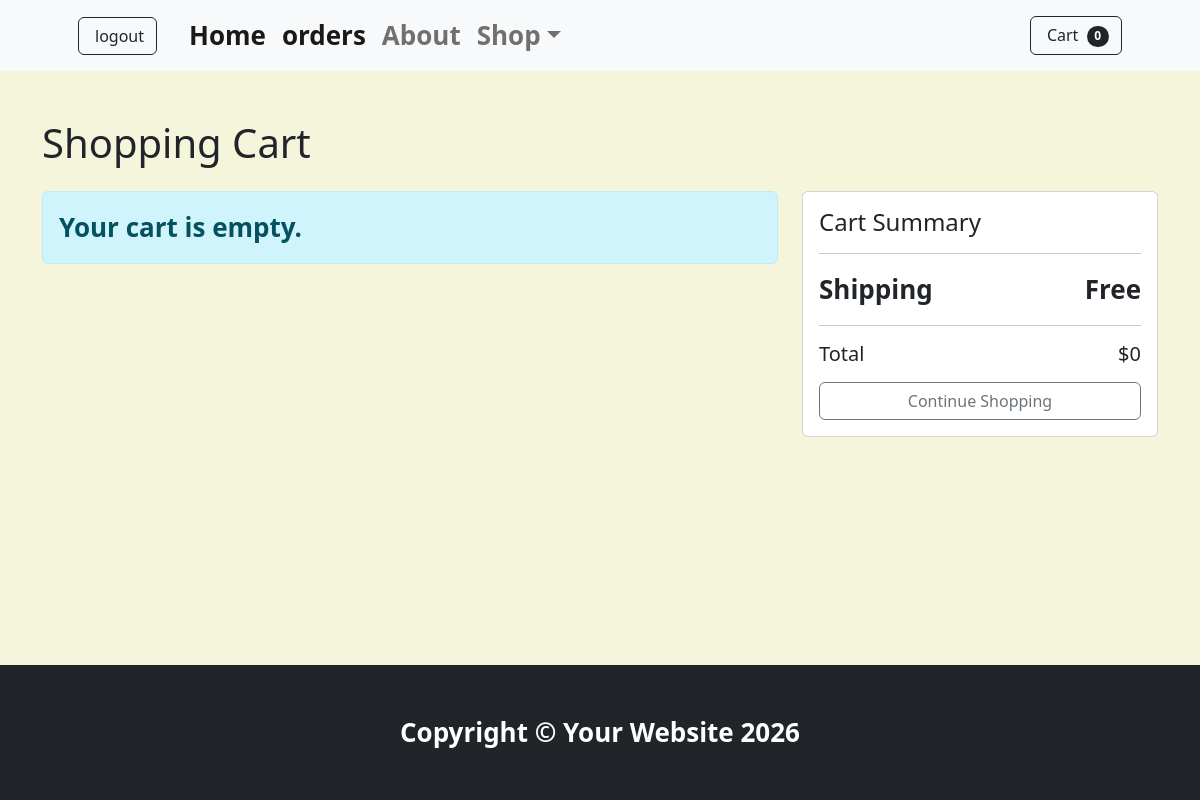
/testapp/cart/ (signed in), run on an earlier commit of the app's database.
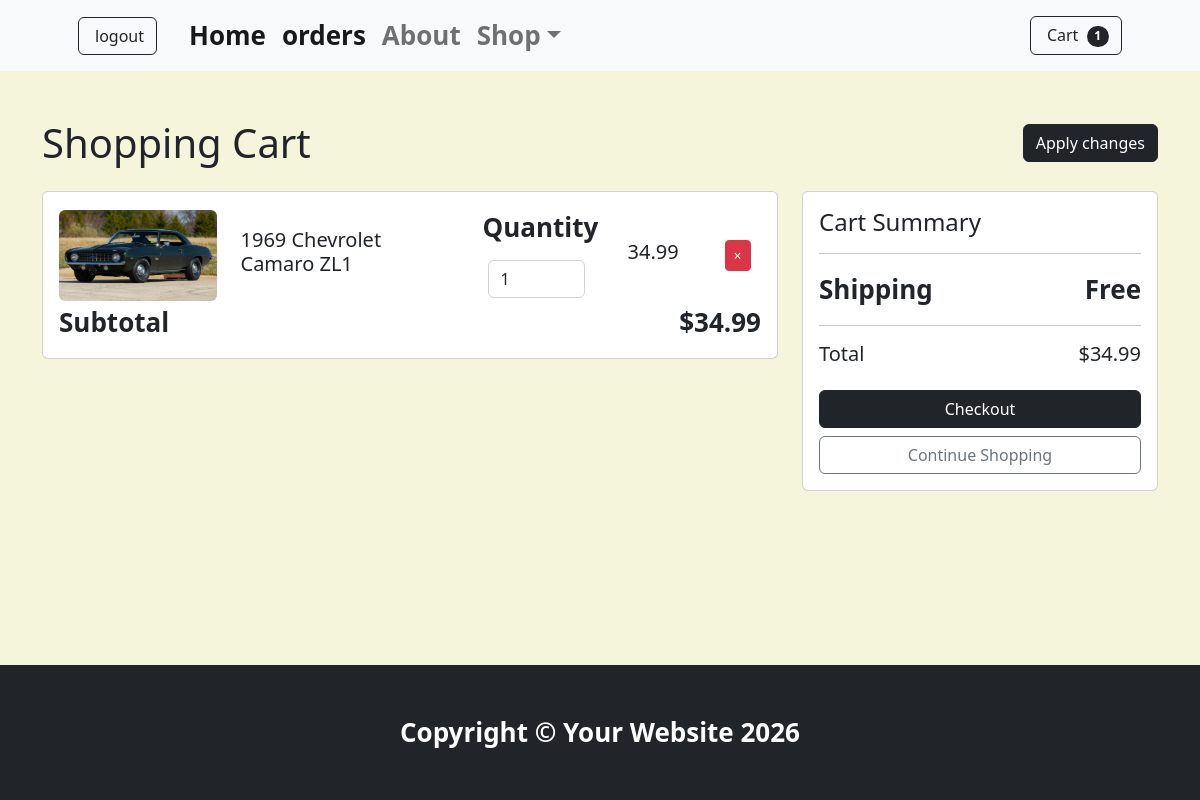
And on a later commit of the database.
### testapp/models.py (models this page shows, shortened)
class Cart(models.Model):
    user=models.OneToOneField(User,on_delete=models.CASCADE,related_name='cart')
    created_at = models.DateTimeField(auto_now_add=True)
    updated_at = models.DateTimeField(auto_now=True)
    @property
    def item_count(self):
        return sum(item.quantity for item in self.items.all())
    @property
    def total(self):
        return sum(item.total for item in self.items.all())

class Cartitem(models.Model):
    product=models.ForeignKey(Product,on_delete=models.CASCADE,related_name='cart_items')
    cart=models.ForeignKey(Cart,on_delete=models.CASCADE,related_name='items')
    quantity=models.PositiveIntegerField(default=1)
    @property
    def total(self):
        return self.product.price * self.quantity

class Product(models.Model):
    name=models.CharField(max_length=50)
    description=models.CharField(max_length=220)
    price=models.DecimalField(max_digits=10,decimal_places=2)
    available=models.BooleanField(default=True)
    image = models.ImageField(upload_to='images/',default='default.jpg')
    created_at = models.DateTimeField(auto_now_add=True)
    updated_at = models.DateTimeField(auto_now=True)

### testapp/views.py (the view)
# urls.py: path('cart/',views.cart,name='cart'),
@login_required(login_url='loginpage')
def cart(request):
    cart=Cart.objects.get(user=request.user)
    cartitems=cart.items.all()
    return render(request,'testapp/cart.html',{'cartitems':cartitems,'cart':cart})

### testapp/context_processors.py (called while the page is built)
def cart_context(request):
    itemcount = 0
    if request.user.is_authenticated:
        cart, _ = Cart.objects.get_or_create(user=request.user)
        itemcount = cart.item_count
    return {
        "itemcount": itemcount,
    }

### testapp/templates/testapp/cart.html (shortened to what this page needs)
{% extends "shopbase.html" %}
{% block content %}
<div class="container py-5">
    <form action="{% url "update_cart" %}"  method='POST'>
    <div class="row align-items-center mb-4">
        <div class="col-lg-8">
            <h1 class="mb-0">Shopping Cart</h1>
        </div>
        {% if itemcount != 0 %}
        <div class="col-lg-4 text-end">
            <button type="submit" class="btn btn-dark">
                Apply changes
            </button>
        </div>
        {% endif %}
    </div>
    <div class="row">
        <div class="col-lg-8">
            {% for item in cartitems %}
            <div class="card mb-3">
                <div class="card-body">
                    <div class="row align-items-center">
                        <div class="col-md-3">
                            <img src="{{ item.product.image.url }}"
                                 class="img-fluid rounded"
                                 alt="Product">
                        </div>
                        <div class="col-md-4">
                            <h5 class="card-title">
                                {{ item.product.name }}
                            </h5>
                        </div>
                        <div class="col-md-2">
                            <label class="form-label">
                                Quantity
                            </label>
                            <input type="number"
                                   class="form-control"
                                   value="{{ item.quantity }}"
                                   min="1"
                                   name="number{{item.id}}"
                                   >
                        </div>
                        <div class="col ms-4">
                            <h5>
                                {{ item.product.price }}
                            </h5>
                        </div>
                        <div class="col-md-1">
                            <button formaction="{% url "delete_cart_item" item.id %}" type="submit" class="btn btn-danger btn-sm">
                                ×
                            </button>
                        </div>
                    </div>
                    <div class="d-flex justify-content-between">
                        <span>
                            Subtotal
                        </span>
                        <span>
                            ${{ item.total }}
                        </span>
                    </div>
                </div>
            </div>
            {% empty %}
            <div class="alert alert-info">
                Your cart is empty.
            </div>
            {% endfor %}
        </div>
        </form>
        <div class="col-lg-4">
            <div class="card">
                <div class="card-body">
                    <h4 class="card-title">
                        Cart Summary
                    </h4>
                    <hr>
                    <div class="d-flex justify-content-between">
                        <span>
                            Shipping
                        </span>
                        <span>
                            Free
                        </span>
                    </div>
                    <hr>
                    <div class="d-flex justify-content-between">
                        <h5>
                            Total
                        </h5>
                        <h5>
                            ${{ cart.total }}
                        </h5>
                    </div>
                    {% if cart.item_count != 0 %}
                    <a href="{% url "checkout" %}" class="btn btn-dark w-100 mt-3">
                        Checkout
                    </a>
                    {% endif %}
                    <a href="{% url 'home' %}"
                       class="btn btn-outline-secondary w-100 mt-2">
                        Continue Shopping
                    </a>
                </div>
            </div>
        </div>
    </div>
{% endblock %}

### templates/shopbase.html (shortened to what this page needs)
{% include "navbar.html" %}
<main>
{% block content %}{% endblock content %}
</main>
    <footer class="py-5 bg-dark">
        <div class="container"><p class="m-0 text-center text-white">Copyright &copy; Your Website 2026</p></div>
    </footer>

### templates/navbar.html (shortened to what this page needs)
{% extends "layout.html" %}
{% load static %}
{% block customstyle %}<link rel="stylesheet" href="{% static 'css/shopstyles.css' %}"> {% endblock customstyle %}
{% block content %}
        <nav class="navbar navbar-expand-lg navbar-light bg-light">
            <div class="container px-4 px-lg-5">
                {% if request.user.is_authenticated %}
                <a href="{% url 'logoutpage' %}"
                class="btn btn-outline-dark d-inline-flex align-items-center">
                    logout
                </a>
                {% else %}
                <a href="{% url 'loginpage' %}"
                class="btn btn-outline-dark d-inline-flex align-items-center">
                <i class="bi-cart-fill me-1"></i>
                    login
                </a>
                {% endif %}
                <div class="collapse navbar-collapse" id="navbarSupportedContent">
                    <ul class="navbar-nav me-auto mb-2 mb-lg-0 ms-lg-4">
                        <li class="nav-item"><a class="nav-link active" aria-current="page" href="{% url 'home' %}">Home</a></li>
                        <li class="nav-item"><a class="nav-link active" aria-current="page" href="{% url 'orders' %}">orders</a></li>
                        <li class="nav-item"><a class="nav-link" href="#!">About</a></li>
                        <li class="nav-item dropdown">
                            <a class="nav-link dropdown-toggle" id="navbarDropdown" href="#" role="button" data-bs-toggle="dropdown" aria-expanded="false">Shop</a>
                        </li>
                    </ul>
                    <form class="d-flex">
                        <a class="btn btn-outline-dark" href="{% url "cart" %}" >
                            Cart
                            <span class="badge bg-dark text-white ms-1 rounded-pill">{{itemcount}}</span>
                        </a>
                    </form>
                </div>
            </div>
        </nav>
{% endblock content %}

### templates/layout.html (shortened to what this page needs)
<!DOCTYPE html>
{% load static %}
<html lang="en">
<head>
    <link href="https://cdn.jsdelivr.net/npm/bootstrap@5.3.7/dist/css/bootstrap.min.css" rel="stylesheet">
    {% block customstyle %}{% endblock customstyle %}
    <link rel="stylesheet" href="{% static 'css/style.css' %}">
</head>
<body>
    {% block content %}
    {% endblock content %}
</body>
</html>

### static/css/style.css (style rules this page uses)
* { padding: 0; margin: 0; box-sizing: border-box; }
body { background-color: beige; font-size: 26px; font-weight: bold; }
body { margin: 0; min-height: 100vh; display: flex; flex-direction: column; }
main { flex: 1; }
input { padding: 5px; width:90%; margin: 5px; border-radius: 5px; }

What changed in the data, as far as the page shows it:
added Cartitem: product.image (picture), product.name "1969 Chevrolet Camaro ZL1", quantity "1", product.price "34.99", total "34.99"
computed for Cart: total "0" → "34.99"
Also different on the page:
{{ itemcount }}: "0" → "1"
text no longer shown: "Your cart is empty."
text now shown: "Apply changes Checkout"
